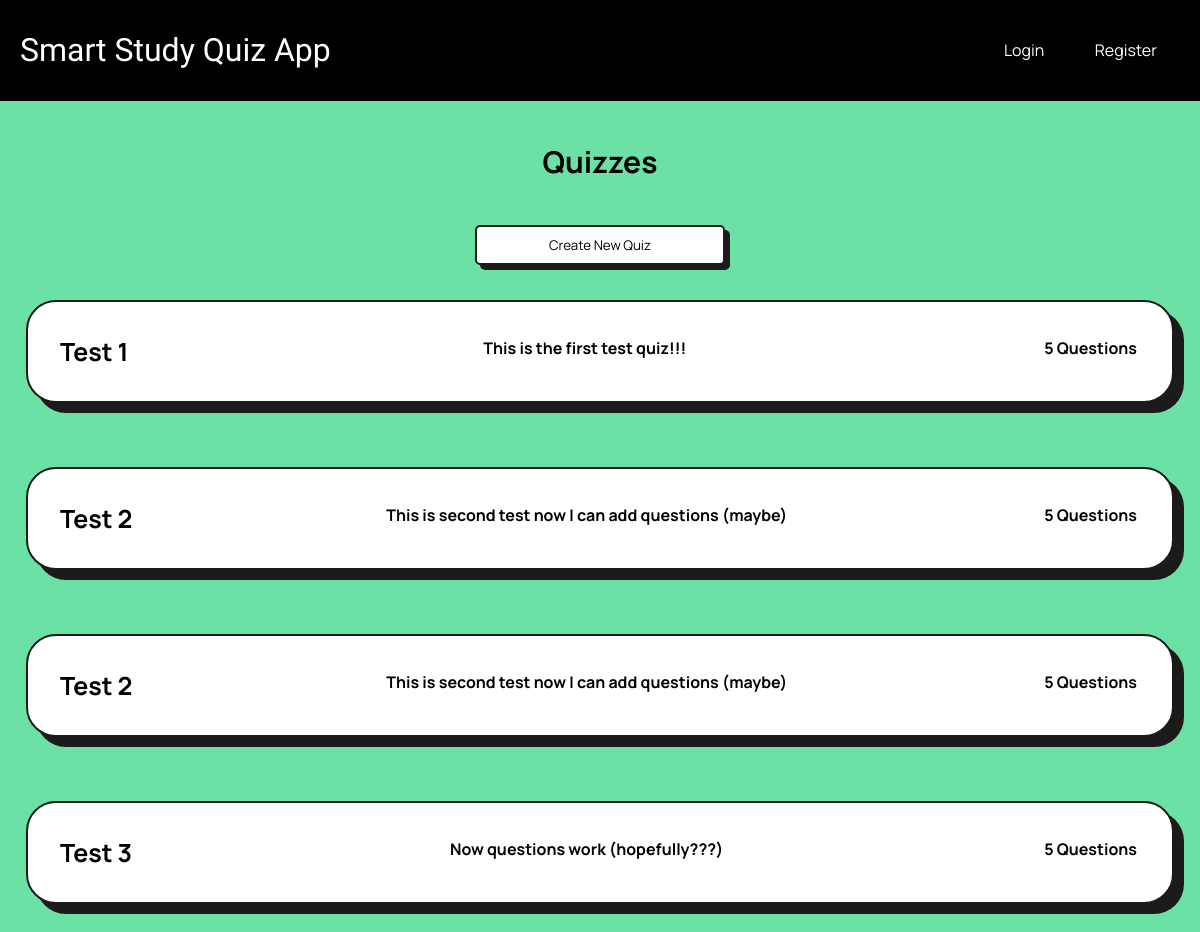
Screenshot of /select_quiz with the database file from the repository.
### tables this page shows
CREATE TABLE Quizzes(
    id INTEGER PRIMARY KEY AUTOINCREMENT,
    title TEXT NOT NULL
, description TEXT NOT NULL, numQuestions INTEGER NOT NULL);

### app.py (the view)
@app.route('/select_quiz', methods=['GET', 'POST'])
def quizSelect():
    quiz_data = None
    if request.method == 'GET':
        conn = get_db_connection()
        cursor = conn.cursor()
        cursor.execute("SELECT title, description, numQuestions FROM Quizzes")
        quiz_data = cursor.fetchall()
        conn.close()
    return render_template('quizSelect.html', quizzes=quiz_data)

### app.py (called while the page is built)
def get_db_connection():
    conn = sqlite3.connect('database.db')
    conn.row_factory = sqlite3.Row
    return conn

### templates/quizSelect.html (shortened to what this page needs)
{% extends 'base.html' %}
{% block content %}
    <h4>Quizzes</h4>
    <div style="display: flex; justify-content: center">
        <a href="{{ url_for('createQuiz') }}" style="align-content: center">
            <button style="width: 250px; ">Create New Quiz</button>
        </a>
    </div>
    <div class="logGrid">
        {% for quiz in quizzes %}
            <div class="log">
                <h3>{{ quiz.title }}</h3>
                <p>{{ quiz.description }}</p>
                <p>{{ quiz.numQuestions }} Questions</p>
            </div>
        {% endfor %}
    </div>
{% endblock %}

### static/styles.css (style rules this page uses)
body { font-family: Arial, sans-serif; margin: 0; padding: 0; background-color: #6ce1a6; color:black; }
h3 { font-family: 'Manrope', sans-serif; font-weight: bolder; color: black; font-size: 25px; margin: 0; padding: 0; }
h4 { font-family: 'Manrope', sans-serif; font-weight: bolder; color: black; font-size: 30px; align-items: center; text-align: center; }
p { font-family: 'Manrope', sans-serif; font-weight: bold; margin: 3px; }
button { border: 2px solid #1c1b1b; box-shadow: 5px 5px #1c1b1b; border-radius: 5px; background-color: white; font-family: 'Manrope', sans-serif; transition: background-color 500ms ease-in-out, font-weight 500ms ease-in-out, letter-spacing 500ms ease-in-out, transform 100ms ease, box-shadow 100ms ease; ; width: calc(100% - 20rem); max-width: 50rem; margin: 0.2rem auto; height: 3em }
.logGrid { display: flex; flex-direction: column; justify-content: center; }
.log { align-self: center; justify-content: space-between; display: flex; flex-direction: row; flex-wrap: wrap; gap: 10px; padding: 2em; margin: 2em auto; border-radius: 30px; background-color: white; min-height: 4vh; width: 90vw; border: 2px solid #1c1b1b; box-shadow: 10px 10px #1c1b1b; }

### rows the page displays
Quizzes: title "Test 1", description "This is the first test quiz!!!", numQuestions "5"
Quizzes: title "Test 2", description "This is second test now I can add questions (maybe)", numQuestions "5"
Quizzes: title "Test 2", description "This is second test now I can add questions (maybe)", numQuestions "5"
Quizzes: title "Test 3", description "Now questions work (hopefully???)", numQuestions "5"
